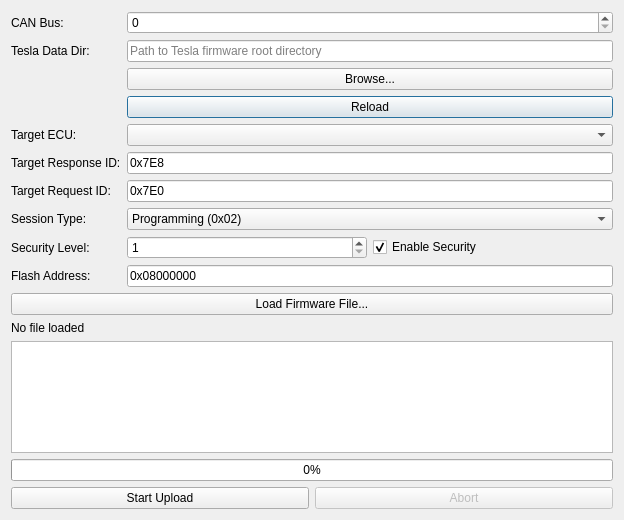
<?xml version="1.0" encoding="UTF-8"?>
<ui version="4.0">
 <class>UDSFirmwareUploaderWindow</class>
 <widget class="QDialog" name="UDSFirmwareUploaderWindow">
  <property name="geometry">
   <rect>
    <x>0</x>
    <y>0</y>
    <width>624</width>
    <height>520</height>
   </rect>
  </property>
  <property name="windowTitle">
   <string>UDS Firmware Uploader</string>
  </property>
  <layout class="QVBoxLayout" name="verticalLayout">
   <item>
    <layout class="QFormLayout" name="formLayout">
     <item row="0" column="0">
      <widget class="QLabel" name="labelBus">
       <property name="text">
        <string>CAN Bus:</string>
       </property>
      </widget>
     </item>
     <item row="0" column="1">
      <widget class="QSpinBox" name="spinBus"/>
     </item>
     <item row="1" column="0">
      <widget class="QLabel" name="labelTeslaDir">
       <property name="text">
        <string>Tesla Data Dir:</string>
       </property>
      </widget>
     </item>
     <item row="1" column="1">
      <layout class="QHBoxLayout" name="horizontalLayoutTeslaDir">
       <item>
        <widget class="QLineEdit" name="txtTeslaDir">
         <property name="placeholderText">
          <string>Path to Tesla firmware root directory</string>
         </property>
        </widget>
       </item>
      </layout>
     </item>
     <item row="5" column="0">
      <widget class="QLabel" name="labelNode">
       <property name="text">
        <string>Target ECU:</string>
       </property>
      </widget>
     </item>
     <item row="5" column="1">
      <widget class="QComboBox" name="cmbTeslaNode"/>
     </item>
     <item row="6" column="0">
      <widget class="QLabel" name="labelRespID">
       <property name="text">
        <string>Target Response ID:</string>
       </property>
      </widget>
     </item>
     <item row="6" column="1">
      <widget class="QLineEdit" name="txtResponseID">
       <property name="text">
        <string>0x7E8</string>
       </property>
      </widget>
     </item>
     <item row="7" column="0">
      <widget class="QLabel" name="labelTargetID">
       <property name="text">
        <string>Target Request ID:</string>
       </property>
      </widget>
     </item>
     <item row="7" column="1">
      <widget class="QLineEdit" name="txtTargetID">
       <property name="text">
        <string>0x7E0</string>
       </property>
      </widget>
     </item>
     <item row="8" column="0">
      <widget class="QLabel" name="labelSession">
       <property name="text">
        <string>Session Type:</string>
       </property>
      </widget>
     </item>
     <item row="8" column="1">
      <widget class="QComboBox" name="cbSessionType">
       <item>
        <property name="text">
         <string>Programming (0x02)</string>
        </property>
       </item>
       <item>
        <property name="text">
         <string>Extended (0x03)</string>
        </property>
       </item>
      </widget>
     </item>
     <item row="9" column="0">
      <widget class="QLabel" name="labelSecurity">
       <property name="text">
        <string>Security Level:</string>
       </property>
      </widget>
     </item>
     <item row="10" column="0">
      <widget class="QLabel" name="labelAddr">
       <property name="text">
        <string>Flash Address:</string>
       </property>
      </widget>
     </item>
     <item row="10" column="1">
      <widget class="QLineEdit" name="txtFlashAddr">
       <property name="text">
        <string>0x08000000</string>
       </property>
      </widget>
     </item>
     <item row="9" column="1">
      <layout class="QHBoxLayout" name="horizontalLayout">
       <item>
        <widget class="QSpinBox" name="spinSecurityLevel">
         <property name="minimum">
          <number>1</number>
         </property>
         <property name="maximum">
          <number>255</number>
         </property>
         <property name="value">
          <number>1</number>
         </property>
        </widget>
       </item>
       <item>
        <widget class="QCheckBox" name="ckUseSecurity">
         <property name="text">
          <string>Enable Security</string>
         </property>
         <property name="checked">
          <bool>true</bool>
         </property>
        </widget>
       </item>
      </layout>
     </item>
     <item row="3" column="1">
      <widget class="QPushButton" name="btnReloadNodes">
       <property name="text">
        <string>Reload</string>
       </property>
      </widget>
     </item>
     <item row="2" column="1">
      <widget class="QPushButton" name="btnBrowseTeslaDir">
       <property name="text">
        <string>Browse...</string>
       </property>
      </widget>
     </item>
    </layout>
   </item>
   <item>
    <widget class="QPushButton" name="btnLoadFile">
     <property name="text">
      <string>Load Firmware File...</string>
     </property>
    </widget>
   </item>
   <item>
    <widget class="QLabel" name="lblFilename">
     <property name="text">
      <string>No file loaded</string>
     </property>
    </widget>
   </item>
   <item>
    <widget class="QTextEdit" name="txtLog">
     <property name="readOnly">
      <bool>true</bool>
     </property>
    </widget>
   </item>
   <item>
    <widget class="QProgressBar" name="progressBar">
     <property name="value">
      <number>0</number>
     </property>
    </widget>
   </item>
   <item>
    <layout class="QHBoxLayout" name="horizontalLayout_2">
     <item>
      <widget class="QPushButton" name="btnStartStop">
       <property name="text">
        <string>Start Upload</string>
       </property>
      </widget>
     </item>
     <item>
      <widget class="QPushButton" name="btnAbort">
       <property name="enabled">
        <bool>false</bool>
       </property>
       <property name="text">
        <string>Abort</string>
       </property>
      </widget>
     </item>
    </layout>
   </item>
  </layout>
 </widget>
 <resources/>
 <connections/>
</ui>
